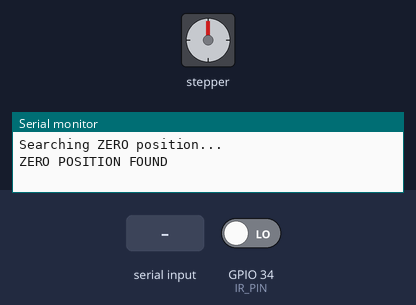
This sketch was run on a simulated ESP32. Parts: stepper motor, the last lines printed to the serial monitor. The inputs (shaded band) are chosen by the test bench; at power-on: GPIO 34 (IR_PIN) LOW. Stepper angles assume 2048 steps per turn.

Above: at 1.2 s.
1.3 s: "4" received over Serial
At 3.2 s:
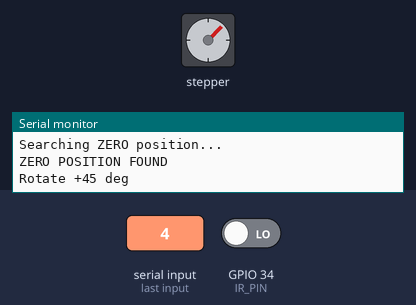
3.5 s: "8" received over Serial
At 5.3 s:
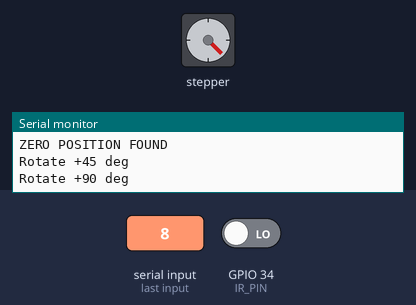
8.0 s: "4" received over Serial
At 9.7 s:
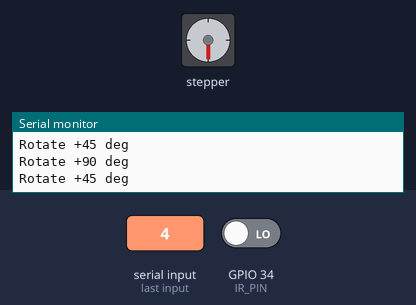
10.2 s: "8" received over Serial
At 12.7 s:
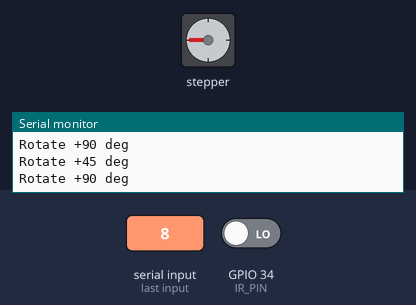
Timing chart, 0 to 14.2 s (numbered marks = the images above; inputs shaded):
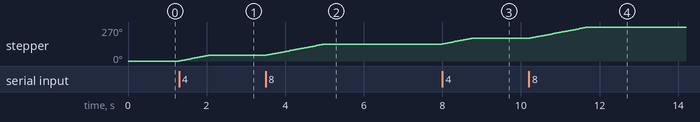

The sketch:

stepper_zero_detector.ino
```cpp
#include <Stepper.h>

#define IN1 25
#define IN2 26
#define IN3 27
#define IN4 14

#define IR_PIN 34

#define STEPS_PER_REV 2048

Stepper motor(STEPS_PER_REV, IN1, IN3, IN2, IN4);

bool zeroFound = false;

void setup() {

  Serial.begin(115200);

  pinMode(IR_PIN, INPUT);

  motor.setSpeed(10);   // RPM

  Serial.println("Searching ZERO position...");

  // -------- ZERO SEARCH --------
  while (digitalRead(IR_PIN) != LOW) {

    motor.step(1);   // move step by step
  }

  zeroFound = true;
  Serial.println("ZERO POSITION FOUND");
}

void loop() {

  if (Serial.available()) {

    char cmd = Serial.read();

    if (cmd == '4') {

      Serial.println("Rotate +45 deg");
      motor.step(256);
    }

    else if (cmd == '6') {

      Serial.println("Rotate -45 deg");
      motor.step(-256);
    }

    else if (cmd == '8') {

      Serial.println("Rotate +90 deg");
      motor.step(512);
    }

    else if (cmd == '2') {

      Serial.println("Rotate -90 deg");
      motor.step(-512);
    }

    else if (cmd == '0') {

      Serial.println("Return to ZERO");

      while (digitalRead(IR_PIN) != LOW) {

        motor.step(-1);
      }

      Serial.println("ZERO reached");
    }
  }
}
```

Measured:
- after the input at 1.3 s, stepper: turns 45° clockwise in 0.74 s, starting at once
- after the input at 3.5 s, stepper: turns 90° clockwise in 1.5 s, starting at once
- after the input at 8.0 s, stepper: turns 45° clockwise in 0.74 s, starting at once
- after the input at 10.2 s, stepper: turns 90° clockwise in 1.5 s, starting at once
